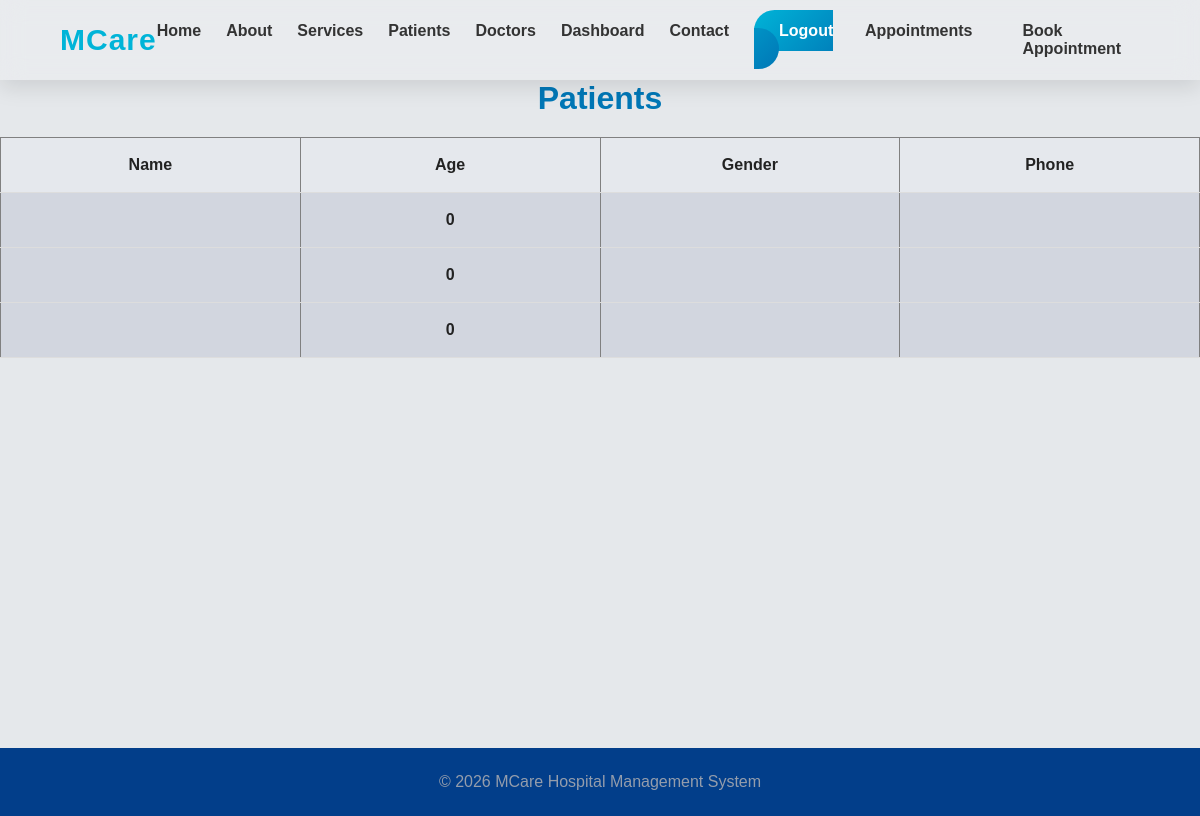
Page /patients/ (signed in) on the committed database.
### hospital/models.py (models this page shows, shortened)
class Patient(models.Model):
    user = models.OneToOneField(
        CustomUser,
        on_delete=models.CASCADE,
        limit_choices_to={'role': 'patient'}
    )
    age = models.PositiveIntegerField()
    gender = models.CharField(max_length=20)
    phone = models.CharField(max_length=15)

### hospital/views.py (the view)
# urls.py: path('patients/', views.patient_list, name='patient_list'),
@login_required(login_url="login")
def patient_list(request):
    patients = Patient.objects.all()
    return render(
        request,
        "patients/patients_list.html",
        {"patients": patients}
    )

### templates/patients/patients_list.html
{% extends 'base.html' %}
{% block content %}
<h1>Patients</h1>
<table border="1">
<tr>
    <th>Name</th>
    <th>Age</th>
    <th>Gender</th>
    <th>Phone</th>
</tr>
{% for patient in patients %}
<tr>
    <td>{{ patient.name }}</td>
    <td>{{ patient.age }}</td>
    <td>{{ patient.gender }}</td>
    <td>{{ patient.phone }}</td>
</tr>
{% endfor %}
</table>
{% endblock %}

### static/css/style.css (style rules this page uses)
* { margin:0; padding:0; box-sizing:border-box; font-family:'Poppins',sans-serif; }
body { background:#e5e8eb; padding-top:80px; }
h1,h2,h3 { font-weight:700; }

### static/css/hero_section.css (style rules this page uses)
* { margin:0; padding:0; box-sizing:border-box; font-family:'Poppins',sans-serif; }

### static/css/appointments.css (style rules this page uses)
h1 { text-align:center; color:#0077b6; margin-bottom:20px; }
table { width:100%; border-collapse:collapse; table-layout:fixed; }
th, td { padding:18px; text-align:center; vertical-align:middle; border-bottom:1px solid #ddd; }
th { background:#e5e8ed; color:#222; font-weight:700; }
td { background:#d2d6df; color:#222; font-weight:600; }

### rows in the picture
Patient: age "0"
Patient: age "0"
Patient: age "0"
